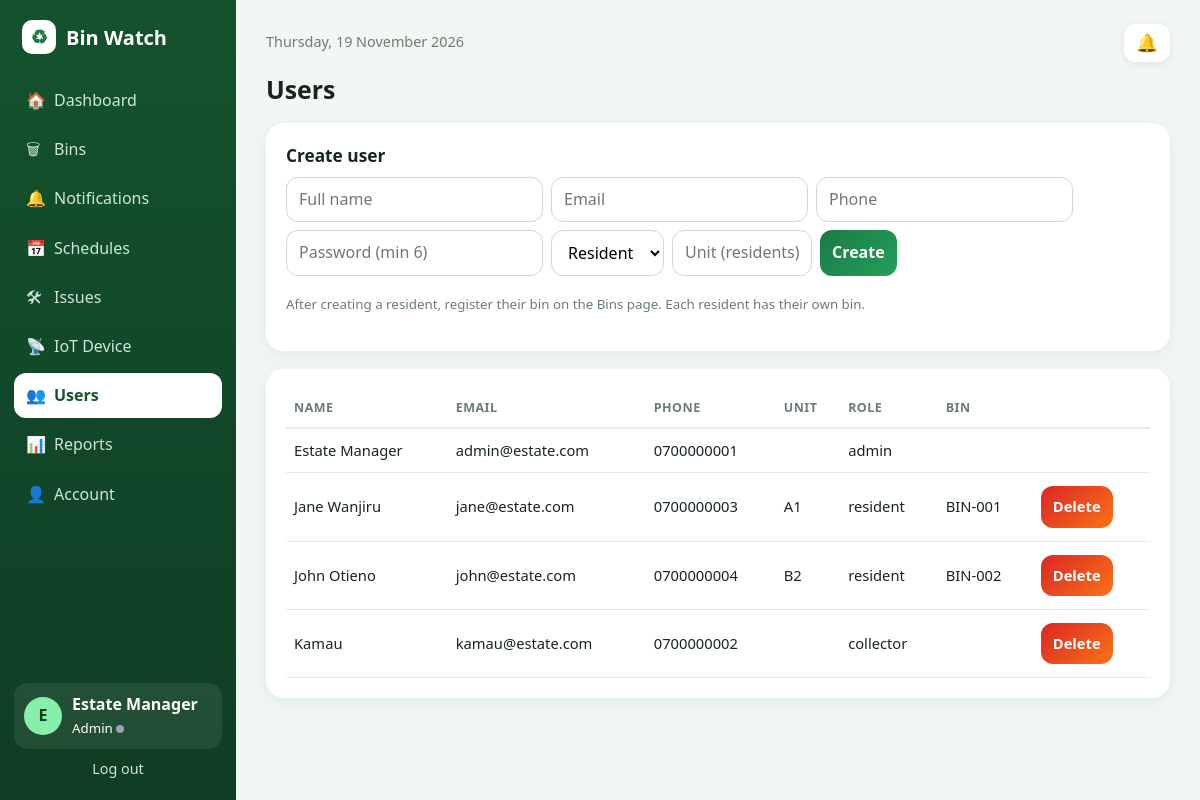
/users.php (signed in), run on the app's committed database.
### tables this page shows
CREATE TABLE users (
  id INT AUTO_INCREMENT PRIMARY KEY,
  name VARCHAR(100) NOT NULL,
  email VARCHAR(120) NOT NULL UNIQUE,
  phone VARCHAR(30) NOT NULL DEFAULT '',
  unit VARCHAR(30) NOT NULL DEFAULT '',
  role ENUM('admin','resident','collector') NOT NULL,
  password_hash VARCHAR(255) NOT NULL,
  created_at DATETIME NOT NULL DEFAULT CURRENT_TIMESTAMP
);

### config.php (called while the page is built, shortened)
<?php
function db() {
    static $pdo = null;
    if (!$pdo) {
        try {
            $pdo = new PDO('mysql:host=' . DB_HOST . ';port=' . DB_PORT . ';dbname=' . DB_NAME . ';charset=utf8mb4',
                DB_USER, DB_PASS, [PDO::ATTR_ERRMODE => PDO::ERRMODE_EXCEPTION, PDO::ATTR_DEFAULT_FETCH_MODE => PDO::FETCH_ASSOC]);
            $pdo->exec("SET time_zone = '+03:00'");
        } catch (PDOException $ex) {
            die('Database connection failed. Is MySQL running in XAMPP and did you import database.sql in phpMyAdmin? (' . htmlspecialchars($ex->getMessage()) . ')');
        }
    }
    return $pdo;
}
function e($s) { return htmlspecialchars((string)$s, ENT_QUOTES, 'UTF-8'); }
function user() { return isset($_SESSION['user']) ? $_SESSION['user'] : null; }
function bin_label($id) { return sprintf('BIN-%03d', $id); }
function notif_state($uid) {
    $st = db()->prepare("SELECT COALESCE(MAX(id),0) m, SUM(status='unread') u FROM notifications WHERE user_id=?");
    $st->execute([$uid]);
    $r = $st->fetch();
    return [(int)$r['m'], (int)$r['u']];
}

### users.php (the view, shortened to what this page needs)
<?php
require __DIR__ . '/layout.php';
$u = require_role('admin');
$users = db()->query('SELECT u.*, (SELECT b.id FROM garbage_bins b WHERE b.resident_id=u.id LIMIT 1) AS bin_id FROM users u ORDER BY u.role, u.name')->fetchAll();
page_start('Users', 'users.php');
?>
<h1>Users</h1>
<div class="card"><h2>Create user</h2>
<form method="post" class="row"><?= csrf() ?>
  <input name="name" placeholder="Full name" required>
  <input name="email" type="email" placeholder="Email" required>
  <input name="phone" placeholder="Phone">
  <input name="password" type="password" placeholder="Password (min 6)" required>
  <select name="role"><option value="resident">Resident</option><option value="collector">Collector</option><option value="admin">Admin</option></select>
  <input name="unit" placeholder="Unit (residents)" style="width:140px">
  <button>Create</button></form>
<p class="muted"><small>After creating a resident, register their bin on the Bins page. Each resident has their own bin.</small></p></div>
<div class="card scroll"><table><tr><th>Name</th><th>Email</th><th>Phone</th><th>Unit</th><th>Role</th><th>Bin</th><th></th></tr>
<?php foreach ($users as $x): ?><tr><td><?= e($x['name']) ?></td><td><?= e($x['email']) ?></td><td><?= e($x['phone']) ?></td><td><?= e($x['unit']) ?></td><td><?= e($x['role']) ?></td>
  <td><?php if ($x['role'] === 'resident'): ?><?= $x['bin_id'] ? e(bin_label($x['bin_id'])) : '<span class="tag amber">No bin yet</span>' ?><?php endif; ?></td>
  <td><?php if ((int)$x['id'] !== (int)$u['id']): ?><form method="post" class="inline" onsubmit="return confirm('Delete this user? This cannot be undone.')"><button class="warn">Delete</button></form><?php endif; ?></td></tr><?php endforeach; ?>
</table></div>
<?php page_end();

### layout.php (shortened to what this page needs)
<?php
require_once __DIR__ . '/config.php';
function page_start($title, $active = '', $live = false) {
    $u = user();
    $notif = 0; $unread = 0;
    if ($u) list($notif, $unread) = notif_state($u['id']);
    echo '<!DOCTYPE html><html lang="en"><head><meta charset="UTF-8"><meta name="viewport" content="width=device-width, initial-scale=1">';
    echo '<title>' . e($title) . ' - Bin Watch</title><link rel="stylesheet" href="style.css"></head>';
    echo '<body data-live="' . ($live ? 1 : 0) . '" data-notif="' . $notif . '">';
    if ($u) {
        $nav = [['dashboard.php', '&#127968;', 'Dashboard']];
        if ($u['role'] === 'admin') $nav[] = ['bins.php', '&#128465;', 'Bins'];
        $nav[] = ['alerts.php', '&#128276;', 'Notifications'];
        $nav[] = ['schedules.php', '&#128197;', 'Schedules'];
        if ($u['role'] === 'admin') { $nav[] = ['issues.php', '&#128736;', 'Issues']; $nav[] = ['device.php', '&#128225;', 'IoT Device']; $nav[] = ['users.php', '&#128101;', 'Users']; $nav[] = ['reports.php', '&#128202;', 'Reports']; }
        $nav[] = ['account.php', '&#128100;', 'Account'];
        echo '<div class="shell"><aside><div class="brand"><span class="logo">&#9851;</span> Bin Watch</div><nav>';
        foreach ($nav as $n) {
            $badge = '';
            if ($n[0] === 'alerts.php') $badge = ' <span class="badge unread-count"' . ($unread ? '' : ' hidden') . '>' . $unread . '</span>';
            echo '<a href="' . $n[0] . '" class="' . ($n[0] === $active ? 'on' : '') . '"><span><i class="ico">' . $n[1] . '</i>' . $n[2] . '</span>' . $badge . '</a>';
        }
        echo '</nav><div class="me"><div class="avatar">' . e(strtoupper(substr($u['name'], 0, 1))) . '</div><div><b>' . e($u['name']) . '</b><br><small>' . e(ucfirst($u['role'])) . ' <span id="live" class="live" title="Live updates"></span></small></div></div>';
        echo '<a class="logout" href="logout.php">Log out</a></aside><main><div class="topbar"><span class="muted">' . date('l, j F Y') . '</span><a class="bell" href="alerts.php" title="Notifications">&#128276;<span class="badge unread-count"' . ($unread ? '' : ' hidden') . '>' . $unread . '</span></a></div>';
    }
}
function page_end() {
    echo user() ? '</main></div>' : '</main></div>';
    echo '<script src="app.js"></script></body></html>';
}

### style.css (style rules this page uses)
:root { --g9:#0f3d24;--g7:#14532d;--g6:#1b7a46;--g5:#22a05a;--bg:#f2f7f4;--ink:#17261d;--muted:#6b7d72;--line:#e4ece7;--red:#ef4444;--amber:#f59e0b }
* { box-sizing:border-box }
body { margin:0;font-family:"Segoe UI",system-ui,-apple-system,sans-serif;background:var(--bg);color:var(--ink);line-height:1.45 }
a { color:var(--g6);text-decoration:none }
h1 { font-size:1.55rem;margin:0 0 16px }
h2 { font-size:1.08rem;margin:0 0 8px }
.muted { color:var(--muted) }
.shell { display:flex;min-height:100vh }
aside { width:236px;background:linear-gradient(180deg,var(--g7),var(--g9));color:#fff;padding:20px 14px;display:flex;flex-direction:column;position:sticky;top:0;height:100vh }
.brand { font-weight:800;font-size:1.25rem;margin:0 8px 24px;display:flex;align-items:center;gap:10px }
.logo { background:#fff;color:var(--g6);width:34px;height:34px;border-radius:10px;display:grid;place-items:center;font-size:1.2rem }
aside nav a { display:flex;justify-content:space-between;align-items:center;color:#cfe6d9;padding:11px 12px;border-radius:12px;margin-bottom:4px;font-weight:500;transition:.15s;text-decoration:none }
aside nav a.on { background:#fff;color:var(--g7);font-weight:700 }
.ico { font-style:normal;display:inline-block;width:28px }
.me { margin-top:auto;display:flex;gap:10px;align-items:center;padding:10px;background:rgba(255,255,255,.08);border-radius:14px }
.avatar { width:38px;height:38px;border-radius:50%;background:#86efac;color:var(--g9);display:grid;place-items:center;font-weight:800 }
.logout { color:#cfe6d9;text-align:center;margin-top:10px;font-size:.9rem }
.live { display:inline-block;width:8px;height:8px;border-radius:50%;background:#9ca3af }
main { flex:1;min-width:0;padding:24px 30px;max-width:1200px }
.topbar { margin-bottom:6px;font-size:.9rem }
.card { background:#fff;border-radius:18px;padding:20px;margin-bottom:18px;box-shadow:0 4px 18px rgba(20,83,45,.07) }
input,select,textarea,button { font:inherit;padding:10px 12px;border-radius:12px;border:1px solid #cdd9d1;max-width:100%;background:#fff }
button,.btn { background:linear-gradient(135deg,var(--g6),var(--g5));color:#fff;border:0;cursor:pointer;font-weight:600;transition:.15s;display:inline-block }
button.warn,.btn-lg.warn { background:linear-gradient(135deg,#dc2626,#f97316) }
form.row { display:flex;flex-wrap:wrap;gap:8px }
form.inline { display:inline-flex;gap:4px;margin:2px }
table { width:100%;border-collapse:collapse;font-size:.92rem }
th { text-align:left;padding:10px 8px;color:var(--muted);font-size:.78rem;text-transform:uppercase;letter-spacing:.04em;border-bottom:2px solid var(--line) }
td { padding:11px 8px;border-bottom:1px solid var(--line);vertical-align:middle }
.scroll { overflow-x:auto }
.topbar { display:flex;justify-content:space-between;align-items:center;margin-bottom:10px }
.bell { background:#fff;border-radius:12px;padding:6px 12px;box-shadow:0 2px 8px rgba(20,83,45,.1);color:var(--ink);font-size:1.1rem;display:inline-flex;gap:6px;align-items:center;text-decoration:none }

### data on the page
users: name "E", name "Estate Manager", role "Admin", email "admin@estate.com", phone "0700000001", role "admin"
users: name "Jane Wanjiru", email "jane@estate.com", phone "0700000003", unit "A1", role "resident", bin_id "BIN-001"
users: name "John Otieno", email "john@estate.com", phone "0700000004", unit "B2", role "resident", bin_id "BIN-002"
users: name "Kamau", email "kamau@estate.com", phone "0700000002", role "collector"

### other printed values
$n[1] "🏠"
$n[2] "Dashboard"
$n[1] "🗑"
$n[2] "Bins"
$n[1] "🔔"
$n[2] "Notifications"
$n[1] "📅"
$n[2] "Schedules"
$n[1] "🛠"
$n[2] "Issues"
$n[1] "📡"
$n[2] "IoT Device"
$n[1] "👥"
$n[2] "Users"
$n[1] "📊"
